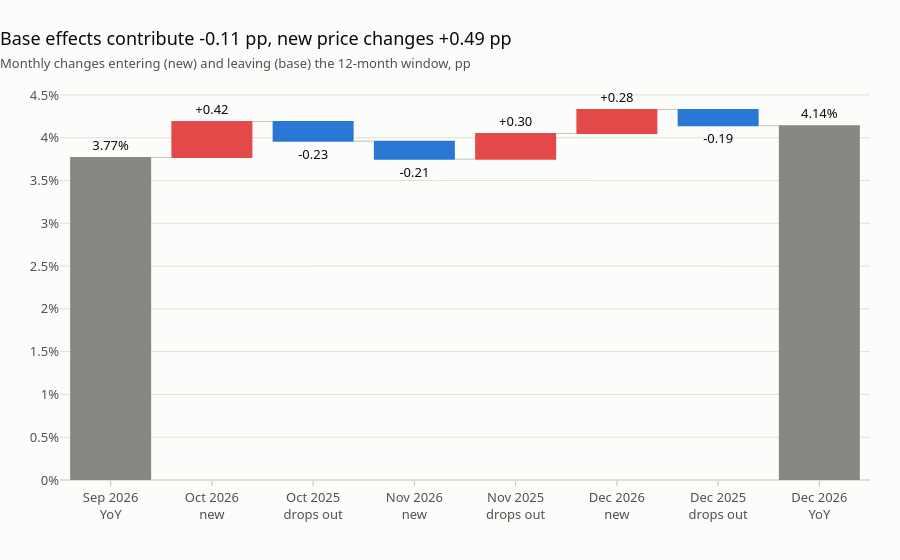

Here is the notebook cell this chart was saved with:
### Code cell
decomp = base_effect_decomposition(ff["index"], ff["origin"], setup.h)
plots.base_effects_chart(decomp).show()

### Figure 1 — Plotly figure (JSON) as saved in the notebook; plotly's stock layout.template omitted (floating-point values rounded to 4 significant figures)
{"data": [{"connector": {"line": {"color": "#c3c2b7", "width": 1}}, "decreasing": {"marker": {"color": "#2a78d6"}}, "increasing": {"marker": {"color": "#e34948"}}, "measure": ["absolute", "relative", "relative", "relative", "relative", "relative", "relative", "total"], "text": ["3.77%", "+0.42", "-0.23", "-0.21", "+0.30", "+0.28", "-0.19", "4.14%"], "textposition": "outside", "totals": {"marker": {"color": "#898781"}}, "type": "waterfall", "x": ["Sep 2026<br>YoY", "Oct 2026<br>new", "Oct 2025<br>drops out", "Nov 2026<br>new", "Nov 2025<br>drops out", "Dec 2026<br>new", "Dec 2025<br>drops out", "Dec 2026<br>YoY"], "y": [3.77, 0.42, -0.23, -0.21, 0.3, 0.28, -0.19, 4.14]}], "layout": {"margin": {"b": 80}, "showlegend": false, "title": {"text": "Base effects contribute -0.11 pp, new price changes +0.49 pp<br><span style='font-size:13px;color:#52514e'>Monthly changes entering (new) and leaving (base) the 12-month window, pp</span>"}, "yaxis": {"ticksuffix": "%"}}}
